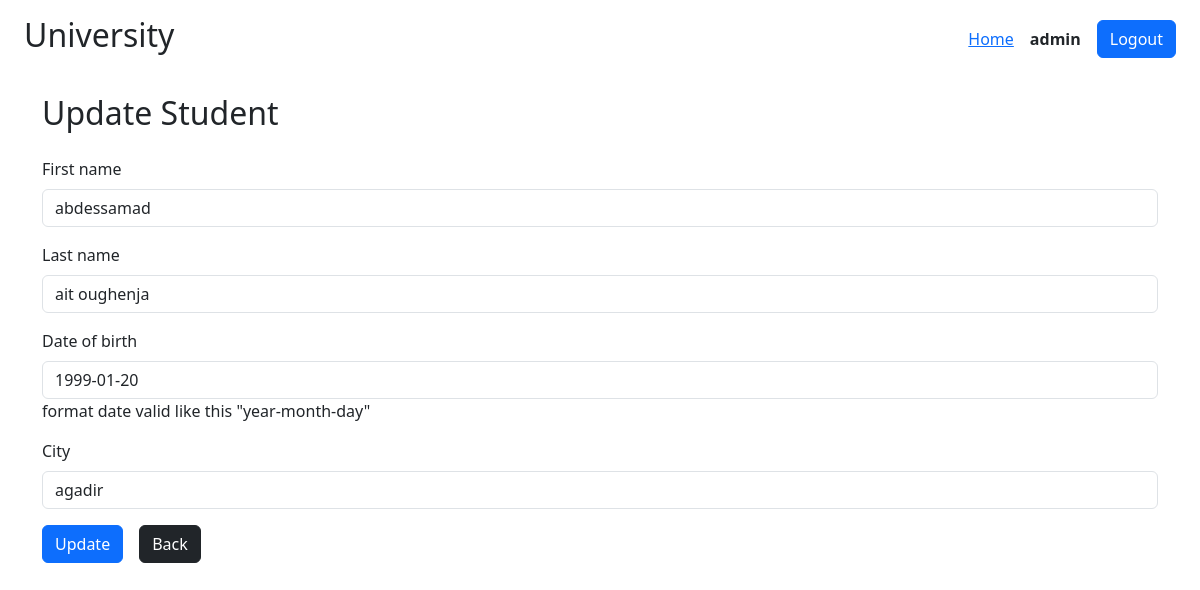
The app's page /students/update/16 (signed in) with its own data.
### students/models.py (models this page shows)
class Student(models.Model):
    first_name = models.CharField(max_length=40)
    last_name = models.CharField(max_length=40)
    date_of_birth = models.DateField()
    age = models.IntegerField()
    city = models.CharField(max_length=60)
    country = models.CharField(max_length=10, default="morocco")

### students/views.py (the view)
# urls.py: path("update/<int:id>", views.update, name="students.update"),
def update(request: HttpRequest, id: int) -> HttpResponse:
    try:
        student = Student.objects.get(id=id)
    except Student.DoesNotExist:
        return HttpResponseRedirect(reverse("students.index"))
    if request.method == "POST":
        form = StudentForm(data=request.POST)
        if form.is_valid():
            student_age = datetime.now().year - form.cleaned_data["date_of_birth"].year
            student.first_name = form.cleaned_data["first_name"]
            student.last_name = form.cleaned_data["last_name"]
            student.date_of_birth = form.cleaned_data["date_of_birth"]
            student.age = student_age
            student.city = form.cleaned_data["city"]
            student.save()
            return HttpResponseRedirect(reverse("students.index"))
    else:
        form = StudentForm(instance=student)
    return render(request, "students/update.html", {"form": form})

### students/forms.py (shortened to what this page needs)
class StudentForm(forms.ModelForm):
    first_name = forms.CharField(
        min_length=3,
        max_length=30,
        widget=forms.TextInput(attrs={"class": "form-control"}),
    )
    last_name = forms.CharField(
        min_length=3,
        max_length=30,
        widget=forms.TextInput(attrs={"class": "form-control"}),
    )
    date_of_birth = forms.DateField(
        help_text='format date valid like this "year-month-day"',
        widget=forms.DateInput(attrs={"class": "form-control"}),
    )
    city = forms.CharField(
        min_length=3,
        max_length=40,
        widget=forms.TextInput(attrs={"class": "form-control"}),
    )
    class Meta:
        model = Student
        fields = ["first_name", "last_name", "date_of_birth", "city"]

### students/templates/students/update.html (shortened to what this page needs)
{% extends "base.html" %}
{% block body %}
<h2>Update Student</h2>
<form action="" method="post">
    {% for field in form %}
        <div class="mb-3">
            <label for="{{field.id_for_label}}" class='form-label'>{{field.label}}</label>
            {{field}}
            {% if field.help_text %}
                {{field.help_text}}
            {% endif %}
        </div>
        {% endfor %}
    <div class="d-flex align-items-center gap-3">
        <button type="submit" class="btn btn-primary">Update</button>
        <a href="{% url "students.index" %}" class='btn btn-dark'>Back</a>
    </div>
</form>
{% endblock body %}

### templates/base.html (shortened to what this page needs)
<!DOCTYPE html>
<html lang="en">
<head>
    {% load static %}
    <link rel="stylesheet" href="{% static "bootstrap.min.css" %}">
</head>
<body>
    <header class='px-4 py-3 d-flex justify-content-between align-items-center'>
        <h2>University</h2>
        <nav class='d-flex gap-3 align-items-center'>
            {% if user.is_authenticated %}
                <a href="{% url "students.index" %}">Home</a>
                <strong>{{user}}</strong>
                <form action="{% url "logout" %}" method="post">
                    <button type='submit' class='btn btn-primary'>Logout</button>
                </form>
                {% else %}
                <a href="{% url "register" %}">Regsiter</a>
                <a href="{% url "login" %}">Login</a>
            {% endif %}
        </nav>
    </header>
    <div class="container mt-3">
        {% block body %}{% endblock body %}
    </div>
</body>
</html>

### records on screen
Student: form "abdessamad" "ait oughenja" "1999-01-20" "agadir"

### other values on screen
{{ user }} "admin"
{{ field.label }} "First name" "Last name" "Date of birth" "City"
{{ field.help_text }} "format date valid like this \"year-month-day\""
